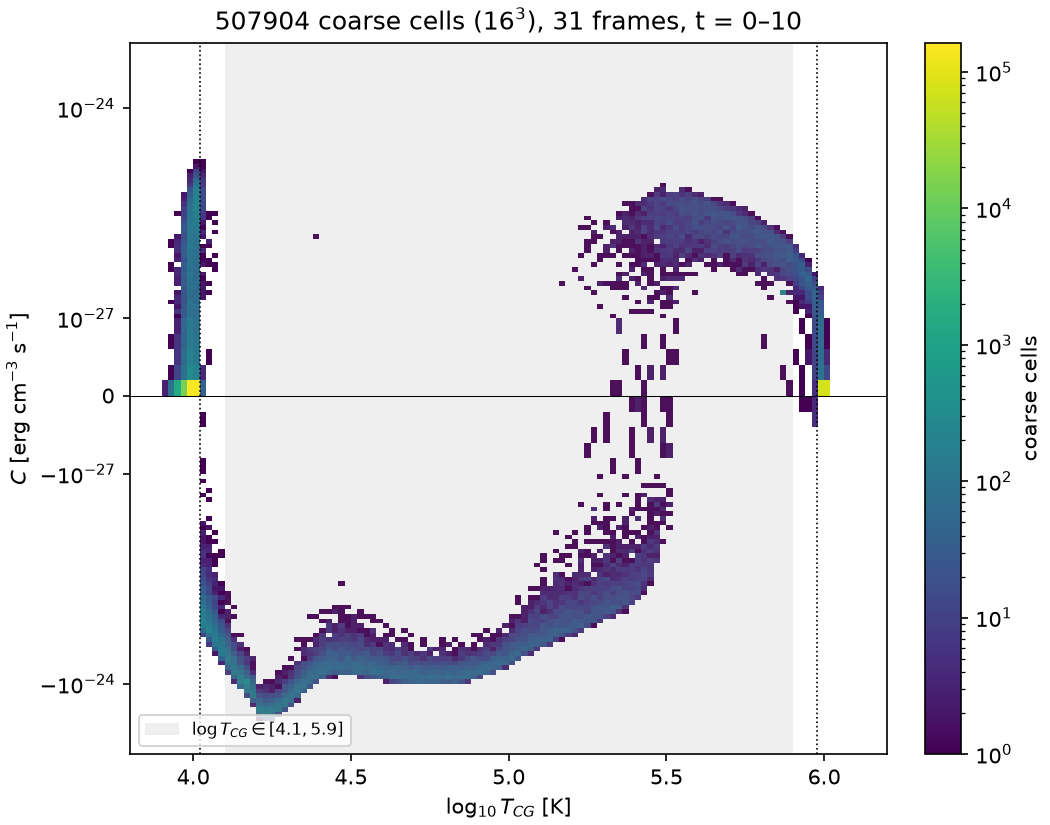

This chart was generated by the following Python code:
"""
2D histogram of the cooling correction C against the resolved temperature T_CG over
every coarse cell of an AthenaK run (theory/notes/Overleaf):
  T_CG = (mu m_u / k_B) <P>/<rho>                                 (eq-temperature)
  C    = <n^2 Lambda(T)> - (<rho>/mu m_u)^2 Lambda(T_CG)         (eq-cooling)
with the cooling function of athenak/src/srcterms/ismcooling.hpp.  The per-cell
values are cached in an .npz next to the figure, so replotting does not reread the run.
"""

import argparse
import sys
from pathlib import Path

import numpy as np
import matplotlib.pyplot as plt
from matplotlib.colors import LogNorm
from tqdm import tqdm

from vis_athenak import SimulationData
from vis_athenak.utils.ism_cooling import ISMCoolFn
from vis_athenak.utils.units import Units

sys.path.insert(0, str(Path(__file__).resolve().parents[1]))
from data.coarse_grain_utils import block_mean

run = "/data/sasi/simulation_outputs/kh3d_256x1024x256"
athinput = f"{run}/kh3d_256x1024x256.athinput"
b = 16  # coarse-graining block size
linthresh = 1e-27  # |C| below this is linear on the symlog axis [erg cm^-3 s^-1]


def cooling_function(T):
    """Lambda(T) [erg cm^3 s^-1] as in ismcooling.hpp: zero outside 1.05e4 < T <= 0.95e6 K,
    Koyama & Inutsuka (2002) for T <= 10^4.2 K, the SPEX table above."""
    koyama = 2.0e-19 * np.exp(-1.184e5 / (T + 1.0e3)) + 2.8e-28 * np.sqrt(T) * np.exp(-92.0 / T)
    Lambda = np.where(T <= 10**4.2, koyama, ISMCoolFn(T))
    return np.where((T > 1.05e4) & (T <= 0.95e6), Lambda, 0.0)


def coarse_cells(frame, units, gamma):
    """T_CG [K] and C [erg cm^-3 s^-1] of every coarse cell of a frame."""
    frame.load(["dens", "eint"])  # only these two variables are read
    rho = frame["dens"].astype(np.float64)
    P = (gamma - 1) * frame["eint"].astype(np.float64)
    frame.unload()
    true_c = block_mean((units.number_density_cgs * rho)**2
                        * cooling_function(units.temperature_cgs * P / rho), b)
    rho_c, P_c = block_mean(rho, b), block_mean(P, b)
    T_cg = units.temperature_cgs * P_c / rho_c
    resolved = (units.number_density_cgs * rho_c)**2 * cooling_function(T_cg)
    return T_cg.ravel(), (true_c - resolved).ravel()


def compute(frames):
    sim = SimulationData(athinput, f"{run}/bin")
    units = Units.from_params(sim.params)
    gamma = float(sim.params["hydro"]["gamma"])
    T, C, t = [], [], []
    for i in tqdm(frames, unit="frame"):
        T_i, C_i = coarse_cells(sim[i], units, gamma)
        T.append(T_i)
        C.append(C_i)
        t.append(np.full(T_i.size, sim[i].time))
    return dict(T_cg=np.concatenate(T), C=np.concatenate(C), time=np.concatenate(t),
                frames=np.array(frames))


def plot(d, out):
    logT = np.log10(d["T_cg"])
    C = d["C"]
    ybins = np.concatenate([-np.logspace(-23, np.log10(linthresh), 61)[:-1],
                            np.linspace(-linthresh, linthresh, 11),
                            np.logspace(np.log10(linthresh), -23, 61)[::-1][1:][::-1]])
    ybins = np.sort(ybins)
    xbins = np.linspace(3.8, 6.2, 121)

    fig, ax = plt.subplots(figsize=(7, 5.5), layout="constrained")
    *_, im = ax.hist2d(logT, np.clip(C, ybins[0], ybins[-1]), bins=[xbins, ybins],
                       norm=LogNorm(), cmap="viridis")
    ax.set_yscale("symlog", linthresh=linthresh)
    ax.axvspan(4.1, 5.9, color="0.5", alpha=0.12, lw=0, label=r"$\log T_{CG}\in[4.1,5.9]$")
    for T_edge in (1.05e4, 0.95e6):
        ax.axvline(np.log10(T_edge), color="k", ls=":", lw=0.8)
    ax.axhline(0, color="k", lw=0.5)
    ax.set(xlabel=r"$\log_{10} T_{CG}$ [K]", ylabel=r"$C$ [erg cm$^{-3}$ s$^{-1}$]",
           title=f"{len(C)} coarse cells ({b}$^3$), {len(d['frames'])} frames, "
                 f"t = {d['time'].min():.0f}–{d['time'].max():.0f}")
    ax.legend(loc="lower left", fontsize=8)
    fig.colorbar(im, ax=ax, label="coarse cells")
    fig.savefig(out, dpi=150)
    print(f"saved {out}")


if __name__ == "__main__":
    parser = argparse.ArgumentParser(description=__doc__,
                                     formatter_class=argparse.RawDescriptionHelpFormatter)
    parser.add_argument("--every", type=int, default=4, help="use every n-th frame")
    parser.add_argument("--out", default="hist_cooling_correction.png")
    parser.add_argument("--recompute", action="store_true", help="ignore the .npz cache")
    args = parser.parse_args()

    cache = Path(args.out).with_suffix(".npz")
    n = len(SimulationData(athinput, f"{run}/bin"))
    frames = list(range(0, n, args.every))
    if cache.exists() and not args.recompute and list(np.load(cache)["frames"]) == frames:
        d = dict(np.load(cache))
    else:
        d = compute(frames)
        np.savez(cache, **d)
    plot(d, args.out)
